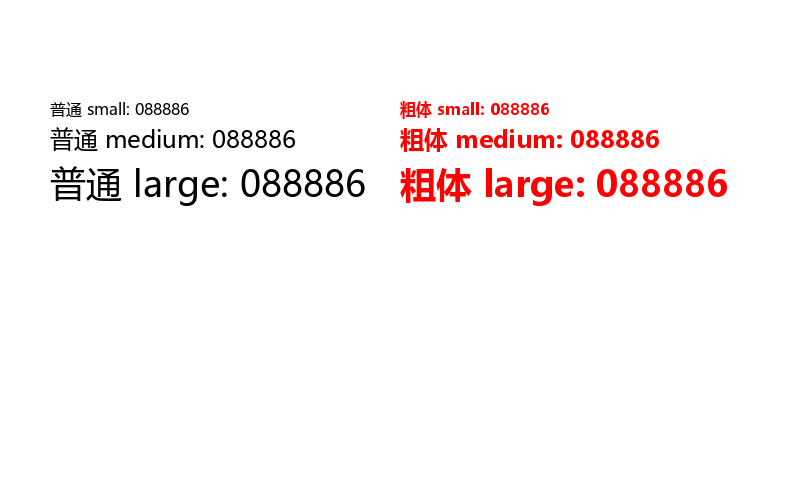

Write Python code to recreate this figure.
import os
from PIL import Image, ImageDraw, ImageFont

# 测试字体路径
font_path = 'C:/Windows/Fonts/msyh.ttc'
bold_font_path = 'C:/Windows/Fonts/msyhbd.ttc'

print(f"普通字体路径存在: {os.path.exists(font_path)}")
print(f"粗体字体路径存在: {os.path.exists(bold_font_path)}")

# 创建测试图片
img = Image.new('RGB', (800, 484), color=(255, 255, 255))
draw = ImageDraw.Draw(img)

# 测试不同字体大小
test_font_sizes = {'small': 16, 'medium': 24, 'large': 36}

for name, size in test_font_sizes.items():
    # 测试普通字体
    try:
        font = ImageFont.truetype(font_path, size)
        bbox = draw.textbbox((0, 0), '088886', font=font)
        text_width = bbox[2] - bbox[0]
        text_height = bbox[3] - bbox[1]
        print(f"普通字体 {name}({size}px): 尺寸 {text_width}x{text_height}")
        
        # 绘制测试文字
        draw.text((50, 50 + size * 3), f'普通 {name}: 088886', font=font, fill=(0, 0, 0))
    except Exception as e:
        print(f"普通字体 {name} 加载失败: {e}")
    
    # 测试粗体字体
    try:
        bold_font = ImageFont.truetype(bold_font_path, size)
        bbox = draw.textbbox((0, 0), '088886', font=bold_font)
        text_width = bbox[2] - bbox[0]
        text_height = bbox[3] - bbox[1]
        print(f"粗体字体 {name}({size}px): 尺寸 {text_width}x{text_height}")
        
        # 绘制测试文字
        draw.text((400, 50 + size * 3), f'粗体 {name}: 088886', font=bold_font, fill=(255, 0, 0))
    except Exception as e:
        print(f"粗体字体 {name} 加载失败: {e}")

# 保存测试图片
output_path = 'test_font_debug.png'
img.save(output_path)
print(f"\n测试图片已保存到: {output_path}")
